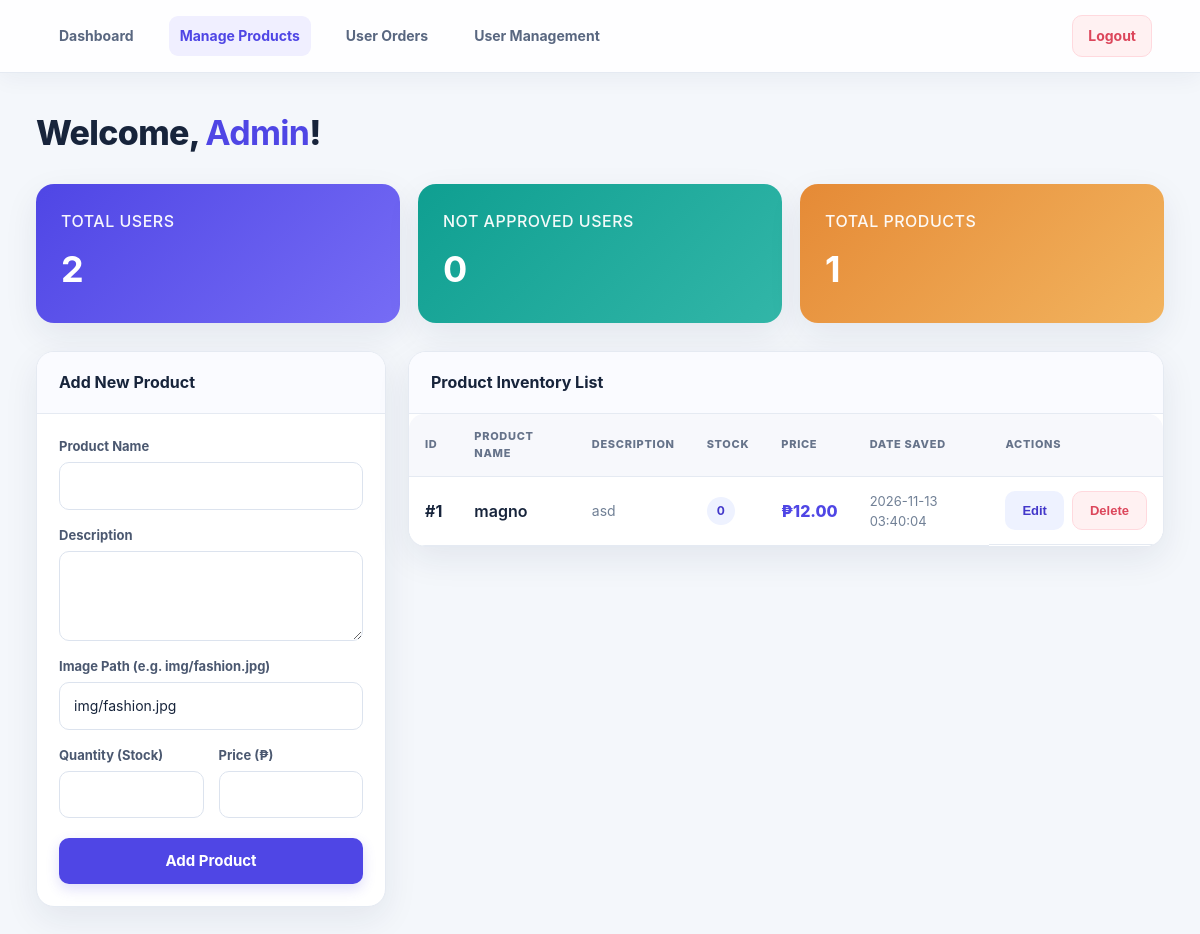
Screenshot of /manage_products.php (signed in) with the database file from the repository.
### tables this page shows
CREATE TABLE `products` (
  `id` int(11) NOT NULL,
  `name` varchar(255) DEFAULT NULL,
  `description` text DEFAULT NULL,
  `quantity` int(11) DEFAULT NULL,
  `price` decimal(10,2) DEFAULT NULL,
  `image` varchar(255) DEFAULT NULL,
  `created_at` timestamp NOT NULL DEFAULT current_timestamp(),
  `created_by` int(11) DEFAULT 0,
  `updated_at` timestamp NOT NULL DEFAULT current_timestamp() ON UPDATE current_timestamp(),
  `user_id` int(11) NOT NULL
);

### manage_products.php (the view, shortened to what this page needs)
<?php
require_once 'config.php';
$totaluser = $conn->query("SELECT COUNT(*) AS total FROM users")->fetch_assoc()['total'] ?? 0;
$totalpending = $conn->query("SELECT COUNT(*) AS total FROM users WHERE status = 'pending'")->fetch_assoc()['total'] ?? 0;
$totalproduct = $conn->query("SELECT COUNT(*) AS total FROM products")->fetch_assoc()['total'] ?? 0;
?>
<!DOCTYPE html>
<html lang="en">
<head>
    <link rel="stylesheet" href="products.css">
    <link rel="stylesheet" href="brand.css?v=1">
</head>
<body>
    <nav class="navbar">
        <div class="nav-links">
            <a href="dashboard.php" class="nav-link">Dashboard</a>
            <a href="manage_products.php" class="nav-link active">Manage Products</a>
            <a href="products.php" class="nav-link">User Orders</a>
            <a href="users.php" class="nav-link">User Management</a>
        </div>
        <a href="index.php" class="nav-link logout">Logout</a>
    </nav>
    <main class="container">
        <h1 class="welcome-heading">
            Welcome, <span><?php echo htmlspecialchars($_SESSION['role']); ?></span>!
        </h1>
        <div class="stats-grid">
            <div class="card card-pink-dark">
                <h3>Total Users</h3>
                <h1><?php echo $totaluser; ?></h1>
            </div>
            <div class="card card-pink-rose">
                <h3>Not Approved Users</h3>
                <h1><?php echo $totalpending; ?></h1>
            </div>
            <div class="card card-pink-bright">
                <h3>Total Products</h3>
                <h1><?php echo $totalproduct; ?></h1>
            </div>
        </div>
        <div class="dashboard-layout admin-view">
            <section class="form-section">
                <div class="card-header">
                    <h3>Add New Product</h3>
                </div>
                <form action="manage_products.php" method="post" class="product-form">
                    <div class="form-group">
                        <label>Product Name</label>
                        <input type="text" name="product_name" required>
                    </div>
                    <div class="form-group">
                        <label>Description</label>
                        <textarea name="description" required></textarea>
                    </div>
                    <div class="form-group">
                        <label>Image Path (e.g. img/fashion.jpg)</label>
                        <input type="text" name="image" value="img/fashion.jpg">
                    </div>
                    <div class="form-group-row">
                        <div class="form-group">
                            <label>Quantity (Stock)</label>
                            <input type="number" name="quantity" min="0" required>
                        </div>
                        <div class="form-group">
                            <label>Price (₱)</label>
                            <input type="number" step="0.01" name="price" min="0" required>
                        </div>
                    </div>
                    <input type="submit" name="addproductbtn" value="Add Product" class="btn-submit">
                </form>
            </section>
            <section class="table-section">
                <div class="card-header">
                    <h3>Product Inventory List</h3>
                </div>
                <div class="table-wrapper">
                    <table class="product-table">
                        <thead>
                            <tr>
                                <th>ID</th>
                                <th>Product Name</th>
                                <th>Description</th>
                                <th>Stock</th>
                                <th>Price</th>
                                <th>Date Saved</th>
                                <th>Actions</th>
                            </tr>
                        </thead>
                        <tbody>
                            <?php
                            $fetchproducts = mysqli_query($conn, "SELECT * FROM products ORDER BY id DESC");
                            if (mysqli_num_rows($fetchproducts) > 0) {
                                while ($product = mysqli_fetch_assoc($fetchproducts)) {
                            ?>
                                <tr>
                                    <td><strong>#<?php echo $product['id']; ?></strong></td>
                                    <td class="text-bold"><?php echo htmlspecialchars($product['name']); ?></td>
                                    <td class="text-muted"><?php echo htmlspecialchars($product['description']); ?></td>
                                    <td><span class="badge-qty"><?php echo $product['quantity']; ?></span></td>
                                    <td class="text-pink">₱<?php echo number_format($product['price'], 2); ?></td>
                                    <td class="text-small"><?php echo $product['created_at']; ?></td>
                                    <td class="actions-cell">
                                        <button class="btn-action btn-edit"
                                            onclick="window.location.href='edit_product.php?productid=<?php echo $product['id']; ?>'">
                                            Edit
                                        </button>
                                        <button class="btn-action btn-delete"
                                            onclick="if(confirm('Are you sure you want to delete this product?')) window.location.href='delete_product.php?productid=<?php echo $product['id']; ?>'">
                                            Delete
                                        </button>
                                    </td>
                                </tr>
                            <?php
                                }
                            } else {
                            ?>
                                <tr>
                                    <td colspan="7" class="no-records">No inventory records found.</td>
                                </tr>
                            <?php } ?>
                        </tbody>
                    </table>
                </div>
            </section>
        </div>
    </main>
</body>
</html>

### products.css (style rules this page uses)
* { box-sizing: border-box; margin: 0; padding: 0; }
body { font-family: 'Segoe UI', Arial, sans-serif; background-color: #fff0f5; color: #4a353d; line-height: 1.5; padding-bottom: 40px; }
.container { max-width: 1400px; margin: 0 auto; padding: 0 20px; }
.navbar { display: flex; justify-content: space-between; align-items: center; background-color: #ffffff; padding: 15px 30px; box-shadow: 0 2px 6px rgba(219, 112, 147, 0.15); margin-bottom: 30px; }
.nav-links { display: flex; gap: 25px; }
.nav-link { text-decoration: none; color: #6e545f; font-weight: 600; font-size: 16px; transition: color 0.2s ease; padding: 5px 0; border-bottom: 2px solid transparent; }
.nav-link.active { color: #ff1493; border-bottom: 2px solid #ff1493; }
.nav-link.logout { color: #c2185b; background-color: #fff0f5; padding: 6px 14px; border-radius: 4px; border: 1px solid #f8bbd0; }
.welcome-heading { font-size: 28px; margin-bottom: 25px; color: #3a222c; font-weight: 400; }
.welcome-heading span { font-weight: 700; text-transform: capitalize; color: #ff1493; }
.text-bold { font-weight: 600; }
.text-muted { color: #8c737d; font-size: 14px; }
.text-pink { color: #ff1493; font-weight: 600; }
.text-small { color: #a68d97; font-size: 13px; }
.stats-grid { display: grid; grid-template-columns: repeat(auto-fit, minmax(280px, 1fr)); gap: 20px; margin-bottom: 35px; }
.card { color: white; padding: 25px; border-radius: 8px; box-shadow: 0 4px 10px rgba(219, 112, 147, 0.2); transition: transform 0.2s ease; }
.card h3 { margin-bottom: 8px; font-weight: 500; font-size: 16px; opacity: 0.95; text-transform: uppercase; letter-spacing: 0.5px; }
.card h1 { font-size: 36px; font-weight: 700; }
.card-pink-dark { background: linear-gradient(135deg, #880e4f, #ad1457); }
.card-pink-rose { background: linear-gradient(135deg, #d81b60, #ec407a); }
.card-pink-bright { background: linear-gradient(135deg, #ff1493, #ff69b4); }
.dashboard-layout { display: grid; grid-template-columns: 350px 1fr; gap: 30px; align-items: start; }
.form-section, .table-section { background: #ffffff; border-radius: 8px; box-shadow: 0 2px 10px rgba(219, 112, 147, 0.08); border: 1px solid #f8bbd0; overflow: hidden; }
.card-header { background-color: #fff5f8; padding: 15px 20px; border-bottom: 1px solid #f8bbd0; }
.card-header h3 { font-size: 16px; color: #880e4f; font-weight: 600; }
.product-form { padding: 20px; display: flex; flex-direction: column; gap: 15px; }
.form-group { display: flex; flex-direction: column; gap: 6px; }
.form-group-row { display: grid; grid-template-columns: 1fr 1fr; gap: 15px; }
.form-group label { font-weight: 600; font-size: 13px; color: #70525d; }
.product-form input[type="text"], .product-form input[type="number"], .product-form textarea { width: 100%; padding: 10px; border: 1px solid #dcbcc6; border-radius: 4px; font-size: 14px; transition: border-color 0.15s ease, box-shadow 0.15s ease; background-color: #fff; color: #4a353d; }
.product-form textarea { resize: vertical; min-height: 90px; font-family: inherit; }
.btn-submit { width: 100%; padding: 12px; background-color: #ff1493; color: white; border: none; border-radius: 4px; cursor: pointer; font-size: 15px; font-weight: 600; transition: background-color 0.2s ease; margin-top: 5px; }
.table-wrapper { overflow-x: auto; width: 100%; }
.product-table { width: 100%; border-collapse: collapse; text-align: left; }
.product-table th, .product-table td { padding: 14px 20px; border-bottom: 1px solid #f8bbd0; vertical-align: middle; }
.product-table th { background-color: #fff5f8; font-weight: 600; font-size: 14px; color: #880e4f; }
.badge-qty { background-color: #fce4ec; color: #c2185b; padding: 4px 8px; border-radius: 4px; font-weight: 600; font-size: 13px; }
.actions-cell { display: flex; gap: 8px; }
.btn-action { padding: 6px 12px; border: 1px solid transparent; border-radius: 4px; cursor: pointer; font-weight: 600; font-size: 13px; transition: all 0.2s ease; }
.btn-edit { background-color: #fce4ec; color: #ad1457; }
.btn-delete { background-color: #fff0f3; color: #d32f2f; border: 1px solid #ffccd5; }

### rows the page displays
products: id "1", name "magno", description "asd", quantity "0", price "12.00", created_at "2026-11-13 03:40:04"

### other values shown
$_SESSION['role'] "Admin"
$totaluser "2"
$totalpending "0"
$totalproduct "1"
